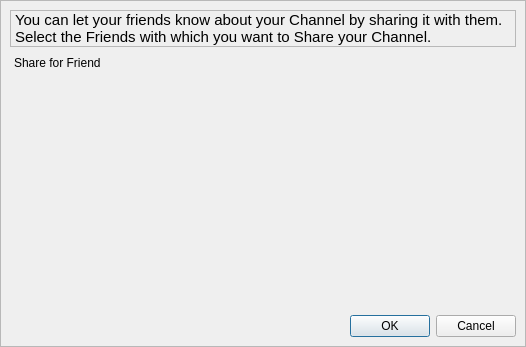
<?xml version="1.0" encoding="UTF-8"?>
<ui version="4.0">
 <class>ShareKey</class>
 <widget class="QDialog" name="ShareKey">
  <property name="geometry">
   <rect>
    <x>0</x>
    <y>0</y>
    <width>526</width>
    <height>347</height>
   </rect>
  </property>
  <property name="windowTitle">
   <string>Share</string>
  </property>
  <layout class="QVBoxLayout" name="verticalLayout">
   <property name="spacing">
    <number>0</number>
   </property>
   <property name="margin">
    <number>0</number>
   </property>
   <item>
    <widget class="HeaderFrame" name="headerFrame"/>
   </item>
   <item>
    <widget class="QFrame" name="frame_2">
     <property name="frameShape">
      <enum>QFrame::StyledPanel</enum>
     </property>
     <property name="frameShadow">
      <enum>QFrame::Raised</enum>
     </property>
     <layout class="QGridLayout" name="gridLayout">
      <property name="horizontalSpacing">
       <number>6</number>
      </property>
      <item row="2" column="0">
       <widget class="QDockWidget" name="contactsdockWidget">
        <property name="enabled">
         <bool>true</bool>
        </property>
        <property name="sizePolicy">
         <sizepolicy hsizetype="Preferred" vsizetype="Preferred">
          <horstretch>0</horstretch>
          <verstretch>0</verstretch>
         </sizepolicy>
        </property>
        <property name="maximumSize">
         <size>
          <width>52487</width>
          <height>524287</height>
         </size>
        </property>
        <property name="sizeIncrement">
         <size>
          <width>220</width>
          <height>0</height>
         </size>
        </property>
        <property name="baseSize">
         <size>
          <width>0</width>
          <height>0</height>
         </size>
        </property>
        <property name="toolTip">
         <string>check peers you would like to share private publish key with</string>
        </property>
        <property name="floating">
         <bool>false</bool>
        </property>
        <property name="features">
         <set>QDockWidget::NoDockWidgetFeatures</set>
        </property>
        <property name="windowTitle">
         <string>Share for Friend</string>
        </property>
        <widget class="QWidget" name="dockWidgetContents">
         <layout class="QGridLayout" name="_2">
          <property name="margin">
           <number>0</number>
          </property>
          <property name="spacing">
           <number>0</number>
          </property>
          <item row="0" column="0">
           <widget class="FriendSelectionWidget" name="keyShareList" native="true">
            <property name="sizePolicy">
             <sizepolicy hsizetype="Preferred" vsizetype="Expanding">
              <horstretch>0</horstretch>
              <verstretch>4</verstretch>
             </sizepolicy>
            </property>
            <property name="minimumSize">
             <size>
              <width>20</width>
              <height>0</height>
             </size>
            </property>
            <property name="maximumSize">
             <size>
              <width>1677215</width>
              <height>16777215</height>
             </size>
            </property>
            <property name="sizeIncrement">
             <size>
              <width>0</width>
              <height>0</height>
             </size>
            </property>
            <property name="baseSize">
             <size>
              <width>0</width>
              <height>0</height>
             </size>
            </property>
           </widget>
          </item>
         </layout>
        </widget>
       </widget>
      </item>
      <item row="3" column="0">
       <layout class="QHBoxLayout" name="horizontalLayout">
        <property name="sizeConstraint">
         <enum>QLayout::SetDefaultConstraint</enum>
        </property>
        <property name="rightMargin">
         <number>0</number>
        </property>
        <item>
         <widget class="QDialogButtonBox" name="buttonBox">
          <property name="standardButtons">
           <set>QDialogButtonBox::Cancel|QDialogButtonBox::Ok</set>
          </property>
         </widget>
        </item>
       </layout>
      </item>
      <item row="1" column="0">
       <widget class="QLabel" name="sharekeyinfo_label">
        <property name="font">
         <font>
          <pointsize>11</pointsize>
         </font>
        </property>
        <property name="styleSheet">
         <string notr="true"/>
        </property>
        <property name="frameShape">
         <enum>QFrame::StyledPanel</enum>
        </property>
        <property name="frameShadow">
         <enum>QFrame::Raised</enum>
        </property>
        <property name="text">
         <string>You can let your friends know about your Channel by sharing it with them. 
Select the Friends with which you want to Share your Channel.</string>
        </property>
        <property name="wordWrap">
         <bool>true</bool>
        </property>
       </widget>
      </item>
     </layout>
    </widget>
   </item>
  </layout>
 </widget>
 <customwidgets>
  <customwidget>
   <class>HeaderFrame</class>
   <extends>QFrame</extends>
   <header>gui/common/HeaderFrame.h</header>
   <container>1</container>
  </customwidget>
  <customwidget>
   <class>FriendSelectionWidget</class>
   <extends>QWidget</extends>
   <header>gui/common/FriendSelectionWidget.h</header>
   <container>1</container>
  </customwidget>
 </customwidgets>
 <resources/>
 <connections/>
</ui>
